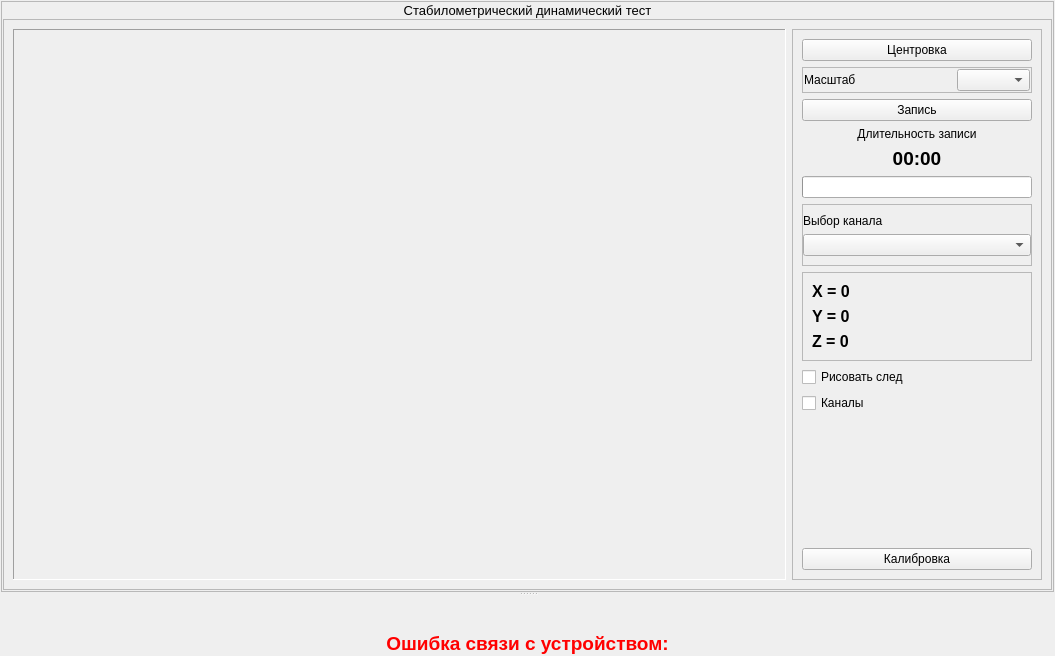
<?xml version="1.0" encoding="UTF-8"?>
<ui version="4.0">
 <class>StabDynamicTestExecute</class>
 <widget class="QWidget" name="StabDynamicTestExecute">
  <property name="geometry">
   <rect>
    <x>0</x>
    <y>0</y>
    <width>1055</width>
    <height>656</height>
   </rect>
  </property>
  <property name="windowTitle">
   <string>Form</string>
  </property>
  <layout class="QVBoxLayout" name="verticalLayout_3">
   <property name="spacing">
    <number>1</number>
   </property>
   <property name="leftMargin">
    <number>1</number>
   </property>
   <property name="topMargin">
    <number>1</number>
   </property>
   <property name="rightMargin">
    <number>1</number>
   </property>
   <property name="bottomMargin">
    <number>1</number>
   </property>
   <item>
    <widget class="QSplitter" name="splitter">
     <property name="orientation">
      <enum>Qt::Vertical</enum>
     </property>
     <widget class="QFrame" name="frMain">
      <property name="palette">
       <palette>
        <active>
         <colorrole role="BrightText">
          <brush brushstyle="SolidPattern">
           <color alpha="255">
            <red>0</red>
            <green>0</green>
            <blue>0</blue>
           </color>
          </brush>
         </colorrole>
         <colorrole role="HighlightedText">
          <brush brushstyle="SolidPattern">
           <color alpha="255">
            <red>2</red>
            <green>2</green>
            <blue>2</blue>
           </color>
          </brush>
         </colorrole>
        </active>
        <inactive>
         <colorrole role="BrightText">
          <brush brushstyle="SolidPattern">
           <color alpha="255">
            <red>0</red>
            <green>0</green>
            <blue>0</blue>
           </color>
          </brush>
         </colorrole>
         <colorrole role="HighlightedText">
          <brush brushstyle="SolidPattern">
           <color alpha="255">
            <red>2</red>
            <green>2</green>
            <blue>2</blue>
           </color>
          </brush>
         </colorrole>
        </inactive>
        <disabled>
         <colorrole role="BrightText">
          <brush brushstyle="SolidPattern">
           <color alpha="255">
            <red>0</red>
            <green>0</green>
            <blue>0</blue>
           </color>
          </brush>
         </colorrole>
         <colorrole role="HighlightedText">
          <brush brushstyle="SolidPattern">
           <color alpha="255">
            <red>2</red>
            <green>2</green>
            <blue>2</blue>
           </color>
          </brush>
         </colorrole>
        </disabled>
       </palette>
      </property>
      <property name="frameShape">
       <enum>QFrame::StyledPanel</enum>
      </property>
      <property name="frameShadow">
       <enum>QFrame::Raised</enum>
      </property>
      <layout class="QVBoxLayout" name="verticalLayout_2">
       <property name="spacing">
        <number>1</number>
       </property>
       <property name="leftMargin">
        <number>1</number>
       </property>
       <property name="topMargin">
        <number>1</number>
       </property>
       <property name="rightMargin">
        <number>1</number>
       </property>
       <property name="bottomMargin">
        <number>1</number>
       </property>
       <item>
        <widget class="QLabel" name="lblProbeTitle">
         <property name="font">
          <font>
           <pointsize>10</pointsize>
          </font>
         </property>
         <property name="text">
          <string>Стабилометрический динамический тест</string>
         </property>
         <property name="alignment">
          <set>Qt::AlignCenter</set>
         </property>
        </widget>
       </item>
       <item>
        <widget class="QFrame" name="frClient">
         <property name="frameShape">
          <enum>QFrame::StyledPanel</enum>
         </property>
         <property name="frameShadow">
          <enum>QFrame::Raised</enum>
         </property>
         <layout class="QHBoxLayout" name="horizontalLayout">
          <item>
           <widget class="QFrame" name="frSKG">
            <property name="sizePolicy">
             <sizepolicy hsizetype="Preferred" vsizetype="Preferred">
              <horstretch>4</horstretch>
              <verstretch>0</verstretch>
             </sizepolicy>
            </property>
            <property name="frameShape">
             <enum>QFrame::Panel</enum>
            </property>
            <property name="frameShadow">
             <enum>QFrame::Sunken</enum>
            </property>
            <layout class="QVBoxLayout" name="verticalLayout_5">
             <property name="spacing">
              <number>1</number>
             </property>
             <property name="leftMargin">
              <number>1</number>
             </property>
             <property name="topMargin">
              <number>1</number>
             </property>
             <property name="rightMargin">
              <number>1</number>
             </property>
             <property name="bottomMargin">
              <number>1</number>
             </property>
             <item>
              <widget class="AreaSKG" name="wgtSKG" native="true"/>
             </item>
            </layout>
           </widget>
          </item>
          <item>
           <widget class="QFrame" name="frControl">
            <property name="sizePolicy">
             <sizepolicy hsizetype="Fixed" vsizetype="Preferred">
              <horstretch>1</horstretch>
              <verstretch>0</verstretch>
             </sizepolicy>
            </property>
            <property name="minimumSize">
             <size>
              <width>250</width>
              <height>0</height>
             </size>
            </property>
            <property name="maximumSize">
             <size>
              <width>250</width>
              <height>16777215</height>
             </size>
            </property>
            <property name="frameShape">
             <enum>QFrame::StyledPanel</enum>
            </property>
            <property name="frameShadow">
             <enum>QFrame::Raised</enum>
            </property>
            <layout class="QVBoxLayout" name="verticalLayout">
             <item>
              <widget class="QPushButton" name="btnZeroing">
               <property name="text">
                <string>Центровка</string>
               </property>
               <property name="icon">
                <iconset resource="../../kernel.qrc">
                 <normaloff>:/images/Zeroing.png</normaloff>:/images/Zeroing.png</iconset>
               </property>
               <property name="iconSize">
                <size>
                 <width>22</width>
                 <height>22</height>
                </size>
               </property>
              </widget>
             </item>
             <item>
              <widget class="QFrame" name="frScale">
               <property name="frameShape">
                <enum>QFrame::StyledPanel</enum>
               </property>
               <property name="frameShadow">
                <enum>QFrame::Raised</enum>
               </property>
               <layout class="QHBoxLayout" name="horizontalLayout_2">
                <property name="leftMargin">
                 <number>1</number>
                </property>
                <property name="topMargin">
                 <number>1</number>
                </property>
                <property name="rightMargin">
                 <number>1</number>
                </property>
                <property name="bottomMargin">
                 <number>1</number>
                </property>
                <item>
                 <widget class="QLabel" name="lblScale">
                  <property name="sizePolicy">
                   <sizepolicy hsizetype="Preferred" vsizetype="Preferred">
                    <horstretch>2</horstretch>
                    <verstretch>0</verstretch>
                   </sizepolicy>
                  </property>
                  <property name="text">
                   <string>Масштаб</string>
                  </property>
                 </widget>
                </item>
                <item>
                 <widget class="QComboBox" name="cbScale">
                  <property name="sizePolicy">
                   <sizepolicy hsizetype="Preferred" vsizetype="Fixed">
                    <horstretch>1</horstretch>
                    <verstretch>0</verstretch>
                   </sizepolicy>
                  </property>
                 </widget>
                </item>
               </layout>
              </widget>
             </item>
             <item>
              <widget class="QPushButton" name="btnRecord">
               <property name="text">
                <string>Запись</string>
               </property>
               <property name="icon">
                <iconset resource="../../kernel.qrc">
                 <normaloff>:/images/Save.png</normaloff>:/images/Save.png</iconset>
               </property>
               <property name="iconSize">
                <size>
                 <width>22</width>
                 <height>22</height>
                </size>
               </property>
              </widget>
             </item>
             <item>
              <widget class="QLabel" name="lblRecLenTitle">
               <property name="text">
                <string>Длительность записи</string>
               </property>
               <property name="alignment">
                <set>Qt::AlignCenter</set>
               </property>
              </widget>
             </item>
             <item>
              <widget class="QLabel" name="lblRecLen">
               <property name="font">
                <font>
                 <family>MS Shell Dlg 2</family>
                 <pointsize>14</pointsize>
                 <weight>75</weight>
                 <bold>true</bold>
                </font>
               </property>
               <property name="text">
                <string>00:00</string>
               </property>
               <property name="alignment">
                <set>Qt::AlignCenter</set>
               </property>
              </widget>
             </item>
             <item>
              <widget class="QProgressBar" name="pbRec">
               <property name="value">
                <number>0</number>
               </property>
               <property name="textVisible">
                <bool>false</bool>
               </property>
              </widget>
             </item>
             <item>
              <widget class="QFrame" name="frSelectChannel">
               <property name="frameShape">
                <enum>QFrame::StyledPanel</enum>
               </property>
               <property name="frameShadow">
                <enum>QFrame::Raised</enum>
               </property>
               <layout class="QVBoxLayout" name="verticalLayout_6">
                <property name="leftMargin">
                 <number>0</number>
                </property>
                <property name="rightMargin">
                 <number>0</number>
                </property>
                <item>
                 <widget class="QLabel" name="lblSelectChannel">
                  <property name="text">
                   <string>Выбор канала</string>
                  </property>
                 </widget>
                </item>
                <item>
                 <widget class="QComboBox" name="cbSelectChannel"/>
                </item>
               </layout>
              </widget>
             </item>
             <item>
              <widget class="QFrame" name="frValues">
               <property name="frameShape">
                <enum>QFrame::StyledPanel</enum>
               </property>
               <property name="frameShadow">
                <enum>QFrame::Raised</enum>
               </property>
               <layout class="QVBoxLayout" name="verticalLayout_4">
                <item>
                 <widget class="QLabel" name="lblX">
                  <property name="font">
                   <font>
                    <pointsize>12</pointsize>
                    <weight>75</weight>
                    <bold>true</bold>
                   </font>
                  </property>
                  <property name="text">
                   <string>X = 0</string>
                  </property>
                 </widget>
                </item>
                <item>
                 <widget class="QLabel" name="lblY">
                  <property name="font">
                   <font>
                    <pointsize>12</pointsize>
                    <weight>75</weight>
                    <bold>true</bold>
                   </font>
                  </property>
                  <property name="text">
                   <string>Y = 0</string>
                  </property>
                 </widget>
                </item>
                <item>
                 <widget class="QLabel" name="lblZ">
                  <property name="font">
                   <font>
                    <pointsize>12</pointsize>
                    <weight>75</weight>
                    <bold>true</bold>
                   </font>
                  </property>
                  <property name="text">
                   <string>Z = 0</string>
                  </property>
                 </widget>
                </item>
               </layout>
              </widget>
             </item>
             <item>
              <widget class="QCheckBox" name="cbShowTrace">
               <property name="text">
                <string>Рисовать след</string>
               </property>
              </widget>
             </item>
             <item>
              <widget class="QCheckBox" name="cbAdvChannels">
               <property name="text">
                <string>Каналы</string>
               </property>
              </widget>
             </item>
             <item>
              <spacer name="verticalSpacer">
               <property name="orientation">
                <enum>Qt::Vertical</enum>
               </property>
               <property name="sizeHint" stdset="0">
                <size>
                 <width>20</width>
                 <height>40</height>
                </size>
               </property>
              </spacer>
             </item>
             <item>
              <widget class="QPushButton" name="btnCalibrate">
               <property name="text">
                <string>Калибровка</string>
               </property>
              </widget>
             </item>
            </layout>
           </widget>
          </item>
         </layout>
        </widget>
       </item>
      </layout>
     </widget>
     <widget class="AdvancedChannels" name="wgtAdvChannels" native="true"/>
    </widget>
   </item>
   <item>
    <widget class="QLabel" name="lblCommunicationError">
     <property name="palette">
      <palette>
       <active>
        <colorrole role="WindowText">
         <brush brushstyle="SolidPattern">
          <color alpha="255">
           <red>255</red>
           <green>0</green>
           <blue>0</blue>
          </color>
         </brush>
        </colorrole>
        <colorrole role="Base">
         <brush brushstyle="SolidPattern">
          <color alpha="255">
           <red>255</red>
           <green>0</green>
           <blue>0</blue>
          </color>
         </brush>
        </colorrole>
        <colorrole role="Window">
         <brush brushstyle="SolidPattern">
          <color alpha="255">
           <red>255</red>
           <green>0</green>
           <blue>0</blue>
          </color>
         </brush>
        </colorrole>
       </active>
       <inactive>
        <colorrole role="WindowText">
         <brush brushstyle="SolidPattern">
          <color alpha="255">
           <red>255</red>
           <green>0</green>
           <blue>0</blue>
          </color>
         </brush>
        </colorrole>
        <colorrole role="Base">
         <brush brushstyle="SolidPattern">
          <color alpha="255">
           <red>255</red>
           <green>0</green>
           <blue>0</blue>
          </color>
         </brush>
        </colorrole>
        <colorrole role="Window">
         <brush brushstyle="SolidPattern">
          <color alpha="255">
           <red>255</red>
           <green>0</green>
           <blue>0</blue>
          </color>
         </brush>
        </colorrole>
       </inactive>
       <disabled>
        <colorrole role="WindowText">
         <brush brushstyle="SolidPattern">
          <color alpha="255">
           <red>120</red>
           <green>120</green>
           <blue>120</blue>
          </color>
         </brush>
        </colorrole>
        <colorrole role="Base">
         <brush brushstyle="SolidPattern">
          <color alpha="255">
           <red>255</red>
           <green>0</green>
           <blue>0</blue>
          </color>
         </brush>
        </colorrole>
        <colorrole role="Window">
         <brush brushstyle="SolidPattern">
          <color alpha="255">
           <red>255</red>
           <green>0</green>
           <blue>0</blue>
          </color>
         </brush>
        </colorrole>
       </disabled>
      </palette>
     </property>
     <property name="font">
      <font>
       <pointsize>14</pointsize>
       <weight>75</weight>
       <bold>true</bold>
      </font>
     </property>
     <property name="text">
      <string>Ошибка связи с устройством:</string>
     </property>
     <property name="alignment">
      <set>Qt::AlignCenter</set>
     </property>
    </widget>
   </item>
  </layout>
 </widget>
 <customwidgets>
  <customwidget>
   <class>AreaSKG</class>
   <extends>QWidget</extends>
   <header location="global">areaskg.h</header>
   <container>1</container>
  </customwidget>
  <customwidget>
   <class>AdvancedChannels</class>
   <extends>QWidget</extends>
   <header location="global">advancedchannels.h</header>
   <container>1</container>
  </customwidget>
 </customwidgets>
 <resources>
  <include location="../../kernel.qrc"/>
 </resources>
 <connections>
  <connection>
   <sender>cbAdvChannels</sender>
   <signal>clicked(bool)</signal>
   <receiver>StabDynamicTestExecute</receiver>
   <slot>on_advChannelsClicked(bool)</slot>
   <hints>
    <hint type="sourcelabel">
     <x>812</x>
     <y>431</y>
    </hint>
    <hint type="destinationlabel">
     <x>1058</x>
     <y>378</y>
    </hint>
   </hints>
  </connection>
  <connection>
   <sender>btnZeroing</sender>
   <signal>clicked()</signal>
   <receiver>StabDynamicTestExecute</receiver>
   <slot>zeroing()</slot>
   <hints>
    <hint type="sourcelabel">
     <x>910</x>
     <y>59</y>
    </hint>
    <hint type="destinationlabel">
     <x>1054</x>
     <y>53</y>
    </hint>
   </hints>
  </connection>
  <connection>
   <sender>btnRecord</sender>
   <signal>clicked()</signal>
   <receiver>StabDynamicTestExecute</receiver>
   <slot>recording()</slot>
   <hints>
    <hint type="sourcelabel">
     <x>857</x>
     <y>128</y>
    </hint>
    <hint type="destinationlabel">
     <x>1059</x>
     <y>134</y>
    </hint>
   </hints>
  </connection>
 </connections>
 <slots>
  <slot>on_advChannelsClicked(bool)</slot>
  <slot>zeroing()</slot>
  <slot>recording()</slot>
 </slots>
</ui>
